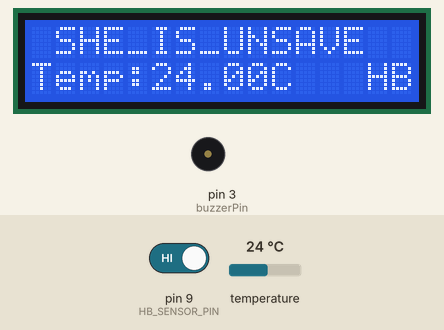
Simulated run of this sketch. Board: Arduino Uno, built with avr-gcc and run on an emulated ATmega328P. Shown: 16×2 character LCD, buzzer (waves = sounding, pin HIGH). Inputs (shaded band) come from the test bench; at power-on: temperature 24 °C, pin 9 (HB_SENSOR_PIN) HIGH. Random numbers use the default seed unless the sketch sets one; the modem accepts every AT command (registered, SIM ready, sends succeed) and sends nothing else; what the sketch prints to the serial monitor is not drawn.

Above: at 31.8 s.
31.9 s: temperature set to 12 °C
At 43.5 s:
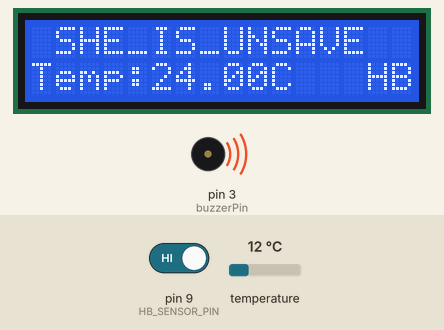
At 47.6 s:
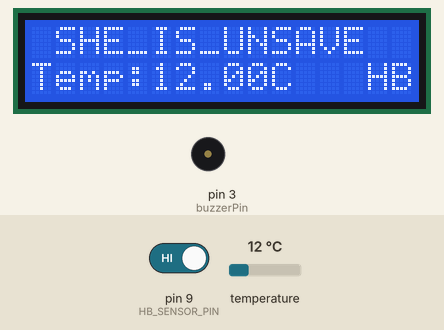
Timing chart, 0 to 49.1 s (numbered marks = the images above; inputs shaded):
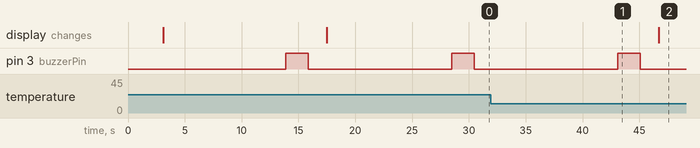

Measured:
- after the input at 31.9 s, the display: changes after 14.8 s (image 2)
- by itself, pin 3 (buzzerPin): alternates HIGH for 2.0 s and LOW for 12.6 s

The sketch:

women_safety.ino
```cpp
#include <Wire.h>
#include <LiquidCrystal_I2C.h>
#include <OneWire.h>
#include <DallasTemperature.h>
#include <SoftwareSerial.h>
#define buzzerPin 3      // buzzer pin
#define ONE_WIRE_BUS 10  // DS18B20 data pin
#define HB_SENSOR_PIN 9  // Heartbeat sensor input
#define button 7
// SDA-->gpio 21
// scl--> gpio 22
// Initialize I2C LCD with address 0x27
LiquidCrystal_I2C lcd(0x27, 16, 2);
SoftwareSerial GSM(4,5);  //rx,tx

int hb = 0;
int ecgValue = 0;
int tempC = 0;
String URL = "";
String prompt = "";
const char* apiKey = "XLKMM63Z9NK99TAD";
// Set up OneWire communication for DS18B20
OneWire oneWire(ONE_WIRE_BUS);
DallasTemperature sensors(&oneWire);

void setup() {
  Serial.begin(9600);
  GSM.begin(9600);
  lcd.init();  // Initialize LCD
  lcd.backlight();
  sensors.begin();
  // Sensor pin modes
  pinMode(buzzerPin, OUTPUT);
  pinMode(HB_SENSOR_PIN, INPUT);  // Heartbeat sensor
  pinMode(button, INPUT);
  lcd.setCursor(0, 0);
  lcd.print("WOMEN SAFETY");
  lcd.setCursor(0, 1);
  lcd.print("DEVICE ACTIVE");
  delay(3000);  // Allow sensors to stabilize
  lcd.clear();
}

void loop() {
  // Read temperature
  sensors.requestTemperatures();
  float tempC = sensors.getTempCByIndex(0);
  prompt = "SHE_IS_SAVE";
  // Read heart rate sensor (simulated with random values)
  if (digitalRead(HB_SENSOR_PIN) == LOW) {
    hb = random(55, 85);  // Simulated heart rate
  } else {
    hb = 0;
  }


  if (hb > 90) {

    digitalWrite(buzzerPin, HIGH);
    delay(2000);
    digitalWrite(buzzerPin, LOW);
  }

  if (button != LOW) {
    delay(10000);
    if (button != LOW) {
      prompt = "SHE_IS_UNSAVE";
      digitalWrite(buzzerPin, HIGH);
      delay(2000);
      digitalWrite(buzzerPin, LOW);
      GSM.println("AT+CMGF=1");
      delay(500);
      GSM.println("AT+CMGF=\"+919876543210\"\r");
      delay(500);
      GSM.println("Emergency detected! I need help. Please track my location.");
      GSM.println((char)26);
      delay(500);
    }
  }
  if(button == LOW )
  {
    GSM.println((char)27);
  }

  URL = "/update?api_key=" + String(apiKey) + "&field1=" + String(tempC) + "&field2=" + String(hb);
  lcd.setCursor(0, 1);
  lcd.print("Temp:");
  lcd.print(tempC);
  lcd.print("C ");
  lcd.print("  HB:");
  lcd.print(hb);
  lcd.print("  ");  // Clear extra digits

  lcd.setCursor(1, 0);
  lcd.print(prompt);
  delay(200);  // Adjust delay for stable readings
  Serial.println(URL);
}
```

simple.c
```cpp
#include <stdio.h>

int main() {
    printf("Hello, GitHub!\n");
    return 0;
}
```
